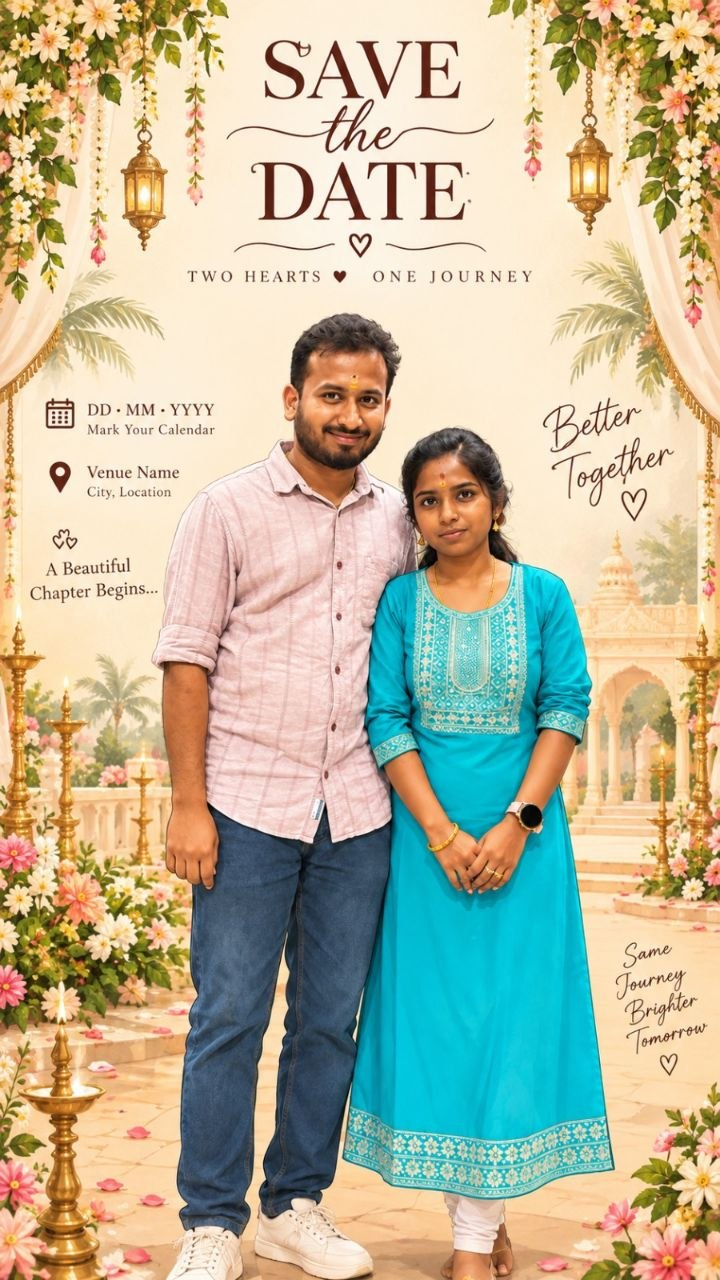
#> input picture reference/invite.jpg, 720 x 1280 px, found by its file name
$ python build_invite_assets.py
#> lines starting #> are read from the running program, lines starting #| are printed output that depends on the picture
import os
import math
from PIL import Image, ImageDraw, ImageFont, ImageFilter

def build_all_assets():
    orig = Image.open('reference/invite.jpg').convert('RGBA')
    w, h = orig.size
#> w = 720; h = 1280

    # Patch 1: Date text (x: 42 to 245, y: 390 to 442)
    x1_min, x1_max = 42, 245
    y1_min, y1_max = 390, 442
    w1, h1 = x1_max - x1_min, y1_max - y1_min
    p1 = Image.new('RGBA', (w1, h1))
#> p1: PIL image 203x52 RGBA; every value is 0
    top1 = [orig.getpixel((x1_min + x, y1_min - 4)) for x in range(w1)]
#> top1 = 203 items, first 6: (248, 229, 197, 255), (248, 229, 197, 255), (249, 229, 196, 255), (249, 229, 196, 255), (250, 230, 197, 255), (250, 229, 198, 255)
    bot1 = [orig.getpixel((x1_min + x, y1_max + 4)) for x in range(w1)]
#> bot1 = 203 items, first 6: (255, 238, 210, 255), (255, 238, 210, 255), (255, 238, 210, 255), (255, 238, 210, 255), (255, 238, 210, 255), (255, 238, 210, 255)
    for y in range(h1):
        ty = y / float(h1 - 1)
        for x in range(w1):
            c_top, c_bot = top1[x], bot1[x]
            r = int(c_top[0]*(1-ty) + c_bot[0]*ty)
            g = int(c_top[1]*(1-ty) + c_bot[1]*ty)
            b = int(c_top[2]*(1-ty) + c_bot[2]*ty)
            dist = min(x, y, h1 - 1 - y, (w1 - 1 - x) // 2)
            alpha = min(255, int(255 * (dist / 8.0))) if dist < 8 else 255
            p1.putpixel((x, y), (r, g, b, alpha))
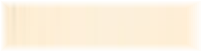
#> p1: PIL image 203x52 RGBA; mean R, G, B, A 253, 238.1, 214.2, 197.4; transparent parts drawn white
    orig.paste(p1, (x1_min, y1_min), p1)

    # Patch 2: Venue text (x: 42 to 185, y: 456 to 514)
    x2_min, x2_max = 42, 185
    y2_min, y2_max = 456, 514
    w2, h2 = x2_max - x2_min, y2_max - y2_min
    p2 = Image.new('RGBA', (w2, h2))
#> p2: PIL image 143x58 RGBA; every value is 0
    top2 = [orig.getpixel((x2_min + x, y2_min - 4)) for x in range(w2)]
#> top2 = 143 items, first 6: (255, 238, 212, 255), (255, 238, 212, 255), (255, 238, 212, 255), (255, 238, 212, 255), (255, 238, 212, 255), (255, 238, 212, 255)
    bot2 = [orig.getpixel((x2_min + x, y2_max + 4)) for x in range(w2)]
#> bot2 = 143 items, first 6: (253, 234, 202, 255), (254, 235, 203, 255), (254, 235, 203, 255), (254, 235, 203, 255), (253, 234, 202, 255), (253, 234, 202, 255)
    for y in range(h2):
        ty = y / float(h2 - 1)
        for x in range(w2):
            c_top, c_bot = top2[x], bot2[x]
            r = int(c_top[0]*(1-ty) + c_bot[0]*ty)
            g = int(c_top[1]*(1-ty) + c_bot[1]*ty)
            b = int(c_top[2]*(1-ty) + c_bot[2]*ty)
            dist = min(x, y, h2 - 1 - y, (w2 - 1 - x))
            alpha = min(255, int(255 * (dist / 8.0))) if dist < 8 else 255
            p2.putpixel((x, y), (r, g, b, alpha))
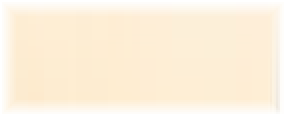
#> p2: PIL image 143x58 RGBA (shown 2 times larger); mean R, G, B, A 253.2, 237.3, 212.2, 202.4; transparent parts drawn white
    orig.paste(p2, (x2_min, y2_min), p2)

    draw = ImageDraw.Draw(orig)

    text_color = (52, 26, 23, 255)
    sub_color = (92, 52, 46, 235)
    icon_color = (68, 34, 30, 255)

    font_date = ImageFont.truetype('C:/Windows/Fonts/georgiab.ttf', 14)
    font_sub = ImageFont.truetype('C:/Windows/Fonts/georgia.ttf', 11)
    font_small = ImageFont.truetype('C:/Windows/Fonts/georgiab.ttf', 9)
    font_venue = ImageFont.truetype('C:/Windows/Fonts/georgiab.ttf', 11)

    # 1. Calendar Icon at (x=48, y=405)
    ix = 48
    iy = 405
    draw.rounded_rectangle([ix, iy+3, ix+20, iy+21], radius=3, outline=icon_color, width=2)
    draw.rectangle([ix, iy+3, ix+20, iy+8], fill=icon_color)
    draw.rectangle([ix+3, iy, ix+5, iy+5], fill=icon_color)
    draw.rectangle([ix+15, iy, ix+17, iy+5], fill=icon_color)
    draw.text((ix+4, iy+9), "24", fill=text_color, font=font_small)

    # Date Text
    draw.text((ix + 28, iy + 0), "24 · 10 · 2026", fill=text_color, font=font_date)
    draw.text((ix + 28, iy + 16), "Saturday • Mark Your Calendar", fill=sub_color, font=font_sub)

    # 2. Location Pin Icon at (x=48, y=464)
    ly = 464
    draw.ellipse([ix+2, ly, ix+18, ly+15], outline=icon_color, width=2)
    draw.ellipse([ix+7, ly+4, ix+13, ly+10], fill=icon_color)
    draw.polygon([(ix+4, ly+11), (ix+16, ly+11), (ix+10, ly+23)], fill=icon_color)

    # Venue Text
    draw.text((ix + 28, ly - 2), "M.R.P Thirumana Mandapam", fill=text_color, font=font_venue)
    draw.text((ix + 28, ly + 14), "Vadaputhur, Tamil Nadu", fill=sub_color, font=font_sub)

    # Save high-res invite card
    os.makedirs('assets/images', exist_ok=True)
    out_card = 'assets/images/invite-card-2026.jpg'
    orig.convert('RGB').save(out_card, quality=97)
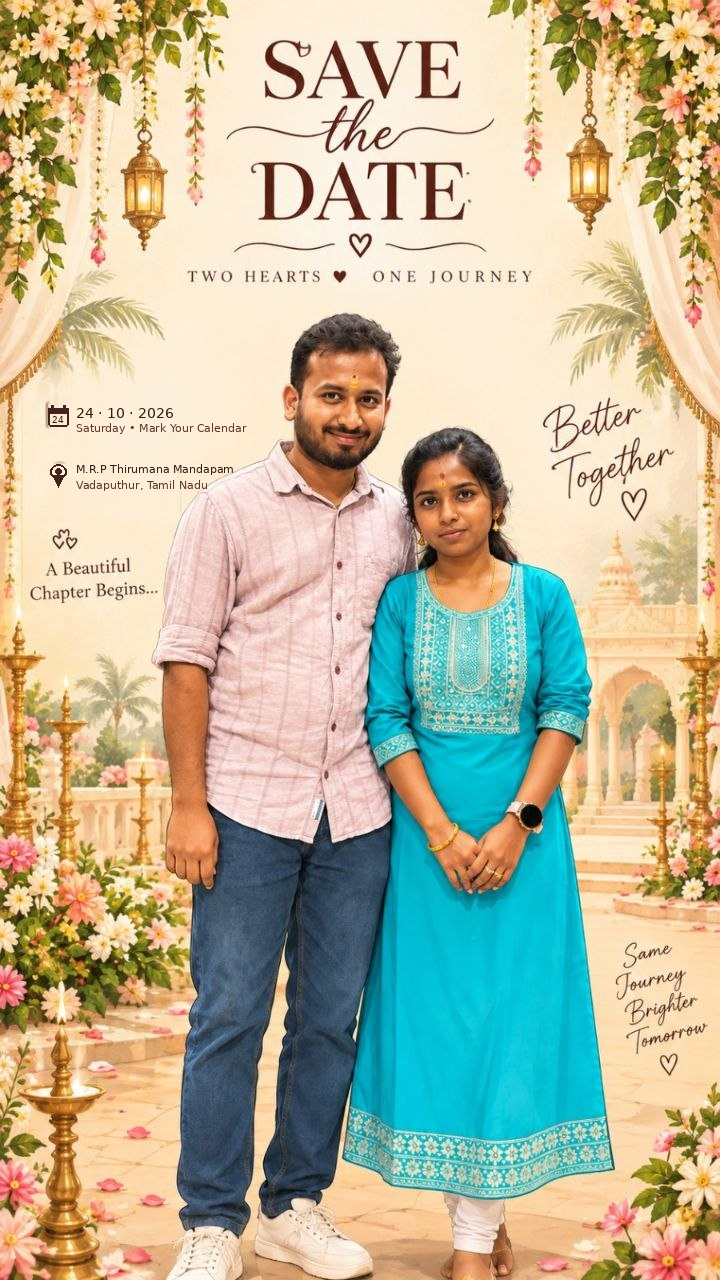
#> saved as invite-card-2026.jpg: PIL image 720x1280 RGB; mean R, G, B 188.4, 183.5, 156.6
    print(f"Invite card saved to {out_card}")

    # Generate Couple Hero Portrait (cropped and framed)
    couple = orig.crop((120, 210, 630, 1260))
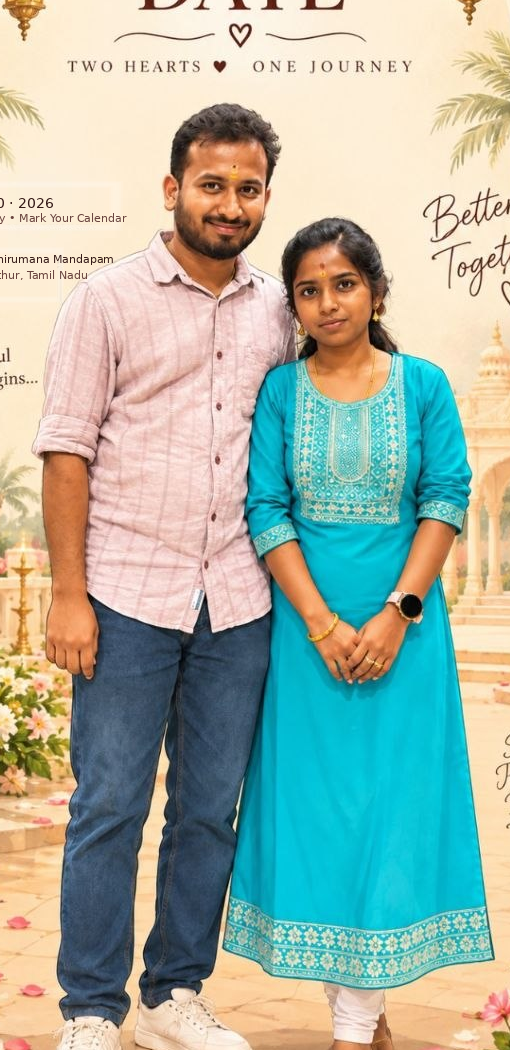
#> couple: PIL image 510x1050 RGBA; mean R, G, B, A 166.3, 179.9, 165.6, 254.7; transparent parts drawn white
    couple.convert('RGB').save('assets/images/couple-portrait.jpg', quality=95)

    # Generate Groom & Bride individual crops
    groom = orig.crop((170, 220, 420, 580))
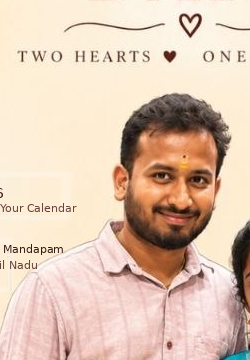
#> groom: PIL image 250x360 RGBA; mean R, G, B, A 224, 198.9, 179.8, 253.9; transparent parts drawn white
    groom.convert('RGB').save('assets/images/groom.jpg', quality=95)

    bride = orig.crop((390, 310, 600, 660))
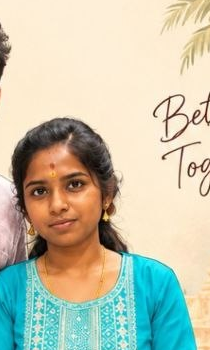
#> bride: PIL image 210x350 RGBA; mean R, G, B, A 193.7, 195.3, 173.9, 255
    bride.convert('RGB').save('assets/images/bride.jpg', quality=95)

    # 3. Create royal Wax Seal PNG with Couple Monogram "G & B" and gold foil detailing
    seal_size = 240
    seal = Image.new('RGBA', (seal_size, seal_size), (0, 0, 0, 0))
#> seal: PIL image 240x240 RGBA; every value is 0
    sdraw = ImageDraw.Draw(seal)
    center = seal_size // 2
    radius = 100
    points = []
    num_points = 72
    for i in range(num_points):
        angle = i * (2 * math.pi / num_points)
        wobble = 4.0 * math.sin(i * 1.8) + 2.5 * math.cos(i * 3.5)
        r = radius + wobble
        points.append((center + r * math.cos(angle), center + r * math.sin(angle)))

    sdraw.polygon(points, fill=(155, 30, 30, 255))
    sdraw.ellipse([center-85, center-85, center+85, center+85], fill=(175, 38, 38, 255), outline=(212, 175, 55, 240), width=3)
    sdraw.ellipse([center-78, center-78, center+78, center+78], outline=(140, 25, 25, 200), width=1)

    font_seal = ImageFont.truetype('C:/Windows/Fonts/georgiab.ttf', 38)
    font_seal_sub = ImageFont.truetype('C:/Windows/Fonts/georgia.ttf', 14)
    sdraw.text((center - 55, center - 35), "G & B", fill=(245, 215, 120, 255), font=font_seal)
    sdraw.text((center - 45, center + 15), "24 · 10 · 2026", fill=(230, 195, 100, 240), font=font_seal_sub)

    highlight = Image.new('RGBA', (seal_size, seal_size), (0, 0, 0, 0))
    hdraw = ImageDraw.Draw(highlight)
    hdraw.ellipse([center-60, center-75, center+40, center-30], fill=(255, 255, 255, 45))
    seal = Image.alpha_composite(seal, highlight)
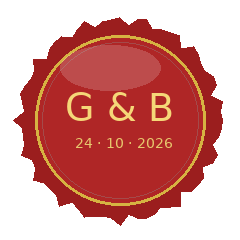
#> seal: PIL image 240x240 RGBA; mean R, G, B, A 96, 28.8, 23.8, 139.3; transparent parts drawn white
    seal.save('assets/images/wax-seal.png', 'PNG')
    print("Wax seal saved to assets/images/wax-seal.png")

if __name__ == '__main__':
    build_all_assets()
